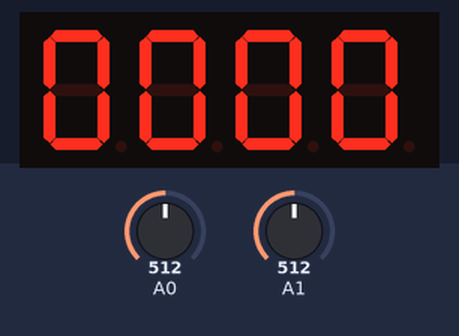
The sketch below on a simulated Arduino Uno, built with avr-gcc and run on an emulated ATmega328P. Parts: 4-digit seven-segment display. The test bench sets the inputs (shaded band); at power-on: A0 = 512, A1 = 512.

Above: at 2.7 s.
2.8 s: A0 set to 490
At 3.1 s:
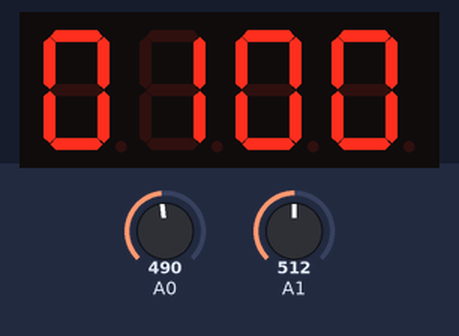
4.3 s: A1 set to 490
At 5.4 s:
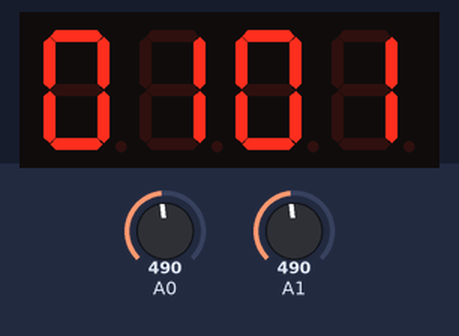
Timing chart, 0 to 7.3 s (numbered marks = the images above; inputs shaded):
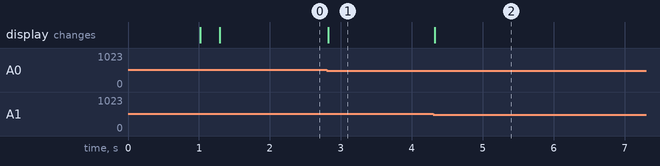

Measured:
- after the input at 2.8 s, the display: changes at once (image 1)
- after the input at 4.3 s, the display: changes at once (image 2)

The sketch:

FootballGame.ino
```cpp
#include <Arduino.h>
#include <TM1637Display.h>

#define CLK 2
#define DIO 3

const bool LEFT_SIDE = true;
const bool RIGHT_SIDE = false;
const uint8_t MAX_COUNT = 99;
const uint64_t TEST_DELAY = 250;
const uint64_t RESET_GAME_SECONDS = 5000;
const uint8_t DISPLAY_POWER_PIN = 13;
const uint8_t WIN_SCORE = 20;
const int32_t LDR_THRESHOLD = 500;

const uint8_t DISPLAY_WIN_LEFT[] = {
  SEG_F | SEG_B | SEG_E | SEG_C | SEG_G,
  SEG_F | SEG_B | SEG_E | SEG_C | SEG_G,
  0x00,
  0x00
};

const uint8_t DISPLAY_WIN_RIGHT[] = {
  0x00,
  0x00,
  SEG_F | SEG_B | SEG_E | SEG_C | SEG_G,
  SEG_F | SEG_B | SEG_E | SEG_C | SEG_G
};

uint8_t countLeft = 0;
uint8_t countRight = 0;
bool coveredLeft = false;
bool coveredRight = false;
uint8_t data[] = { 0xff, 0xff, 0xff, 0xff };
const uint8_t (*winnerDisplay)[4] = NULL;

TM1637Display display(CLK, DIO);

void resetAll() {
  countLeft = 0;
  countRight = 0;

  for(int i = 0; i < 4; ++i) {
    data[i] = display.encodeDigit(0);
  }
  display.setSegments(data);
  delay(TEST_DELAY);
}

// functions to update counter logic
void resetCount(const bool side) {
  uint8_t index = 0;

  if(side == LEFT_SIDE) {
    countLeft = 0;
    index = 0;
  } else {
    countRight = 0;
    index = 2;
  }

  for (int i = index; i <= index + 1; ++i) {
    data[i] = display.encodeDigit(0);
  }

  display.setSegments(data);
  delay(TEST_DELAY);
}

void encodeCurrentCount(const bool side, const uint8_t count) {
  uint8_t index = side ? 0 : 2;
  data[index] = display.encodeDigit((count / 10) % 10);
  data[index + 1] = display.encodeDigit(count % 10);
}

bool updateCount(const bool side) {
  uint8_t& count = side ? countLeft : countRight;
  if(count == MAX_COUNT) {
    resetCount(side);
    return;
  }
  count += 1;
  encodeCurrentCount(side, count);
  display.setSegments(data);
  delay(TEST_DELAY);
}

void resetScore() {
  winnerDisplay = NULL;
  resetAll();
}

void updateScore(const bool side, const int32_t readValue) {
  bool& covered = side ? coveredLeft : coveredRight;
  if (readValue < LDR_THRESHOLD) {
    if (!covered) {
      updateCount(side);
    }
    covered = true;
  } else {
    covered = false;
  }
}

void checkWinnerDecided() {
  if(countLeft == WIN_SCORE) {
    winnerDisplay = &DISPLAY_WIN_LEFT;
  } else if(countRight == WIN_SCORE) {
    winnerDisplay = &DISPLAY_WIN_RIGHT;
  }

  if (winnerDisplay) {
    display.setSegments((const uint8_t *)winnerDisplay);
    delay(TEST_DELAY + RESET_GAME_SECONDS);
    resetScore();
  }
}

// intialization function
void initializeDisplay() {
  pinMode(DISPLAY_POWER_PIN, OUTPUT);
  digitalWrite(DISPLAY_POWER_PIN, HIGH);
  delay(1000);

  display.setBrightness(0x0f);
  display.setSegments(data);
  delay(TEST_DELAY);
}

void setup()
{
  // Serial.begin(9600);
  initializeDisplay();
  resetScore();
}

void loop()
{
  checkWinnerDecided();

  int32_t readLeft = analogRead(A0);
  int32_t readRight = analogRead(A1);
  // Serial.print("Right: ");
  // Serial.print(readRight);
  // Serial.print(", Left: ");
  // Serial.println(readLeft);
  updateScore(LEFT_SIDE, readLeft);
  updateScore(RIGHT_SIDE, readRight);
}
```
